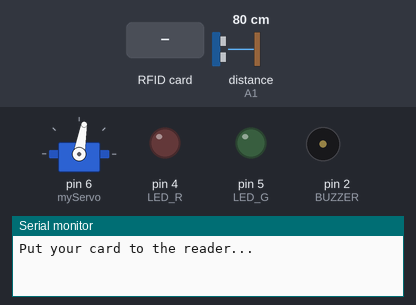
Recording of a sketch running on a simulated Arduino Uno, built with avr-gcc and run on an emulated ATmega328P. On the bench: servo, output pins drawn as LEDs (lit = HIGH), buzzer (waves = sounding), the last lines printed to the serial monitor. The inputs (shaded band) are chosen by the test bench; at power-on: distance to the obstacle (sensor on A1) 80 cm. Pins used as bus, display or sensor lines are not drawn.

Above: at 1.2 s.
1.3 s: RFID card 10 F9 F8 65 held to the reader
At 3.72 s:
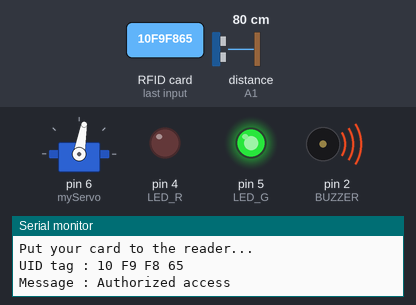
At 5.8 s:
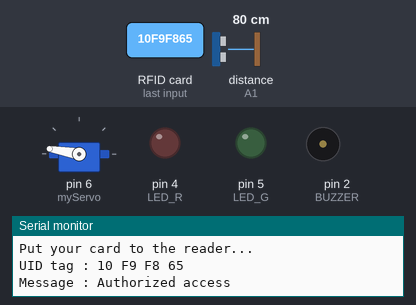
6.2 s: RFID card 5E 7A 19 C4 held to the reader
At 13.0 s:
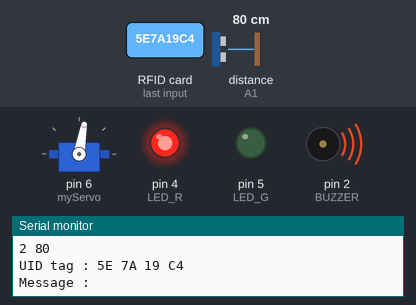
Timing chart, 0 to 15.2 s (numbered marks = the images above; inputs shaded):
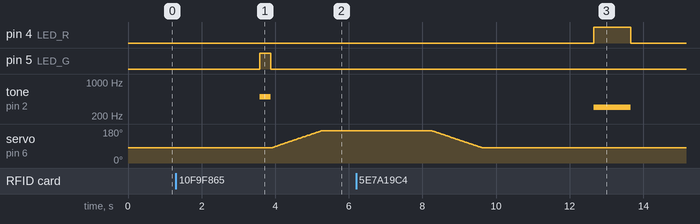

Measured:
- after the input at 1.3 s, pin 5 (LED_G): LOW → HIGH after 2.3 s, → LOW 0.30 s later; tone on pin 2 (BUZZER): silent → 500 Hz after 2.3 s, → silent 0.30 s later; servo on pin 6 (myServo): moves from 80° to 170° over 1.3 s, starting after 2.6 s
- after the input at 6.2 s, pin 4 (LED_R): LOW → HIGH after 6.5 s, → LOW 1.0 s later; tone on pin 2 (BUZZER): silent → 300 Hz after 6.5 s, → silent 1.0 s later

The sketch:

Smart_Parking_System.ino
```cpp
#include <SPI.h>
#include <MFRC522.h>
#include <Servo.h>
#include <Ultrasonic.h>
Ultrasonic ultrasonic(A0, A1);
#define SS_PIN 10
#define RST_PIN 9
#define LED_G 5 //define green LED pin
#define LED_R 4 //define red LED
#define BUZZER 2 //buzzer pin
MFRC522 mfrc522(SS_PIN, RST_PIN);   // Create MFRC522 instance.
Servo myServo; //define servo name


void setup()
{

  Serial.begin(9600);   // Initiate a serial communication
  SPI.begin();      // Initiate  SPI bus
  mfrc522.PCD_Init();   // Initiate MFRC522
  myServo.attach(6); //servo pin
  myServo.write(80); //servo start position
  pinMode(LED_G, OUTPUT);
  pinMode(LED_R, OUTPUT);
  pinMode(BUZZER, OUTPUT);
  noTone(BUZZER);
  Serial.println("Put your card to the reader...");
  Serial.println();

}
void loop()
{
  long int door_sensor = ultrasonic.Ranging(CM);
  int i;
  if (door_sensor > 10)
  {
    delay(3000);

    myServo.write(80);
    delay(15);

  }


  // Look for new cards
  if ( ! mfrc522.PICC_IsNewCardPresent())
  {
    return;
  }
  // Select one of the cards
  if ( ! mfrc522.PICC_ReadCardSerial())
  {
    return;
  }
  //Show UID on serial monitor
  Serial.print("UID tag :");
  String content = "";
  byte letter;
  for (byte i = 0; i < mfrc522.uid.size; i++)
  {
    Serial.print(mfrc522.uid.uidByte[i] < 0x10 ? " 0" : " ");
    Serial.print(mfrc522.uid.uidByte[i], HEX);
    content.concat(String(mfrc522.uid.uidByte[i] < 0x10 ? " 0" : " "));
    content.concat(String(mfrc522.uid.uidByte[i], HEX));
  }
  Serial.println();
  Serial.print("Message : ");
  content.toUpperCase();
  if (content.substring(1) == "10 F9 F8 65") //change here the UID of the card/cards that you want to give access
  {
    Serial.println("Authorized access");
    Serial.println();
    delay(500);
    digitalWrite(LED_G, HIGH);
    tone(BUZZER, 500);
    delay(300);
    noTone(BUZZER);
    digitalWrite(LED_G, LOW);
    for (int i = 80; i <= 170; i++)
    {
      myServo.write(i);
      delay(15);

    }
    delay(3000);
    for (int i = 170; i >= 80; i--)
    {
      Serial.print("2 ");
      Serial.println(door_sensor);
      myServo.write(i);
      if (door_sensor < 10)
      {
        Serial.print("3 ");
        Serial.println(door_sensor);
        myServo.write(170);
        delay(15);

      }
      delay(15);
    }


  }
  else
  {
    digitalWrite(LED_R, HIGH);
    tone(BUZZER, 300);
    delay(1000);
    digitalWrite(LED_R, LOW
    );
    noTone(BUZZER);

  }


}
```
